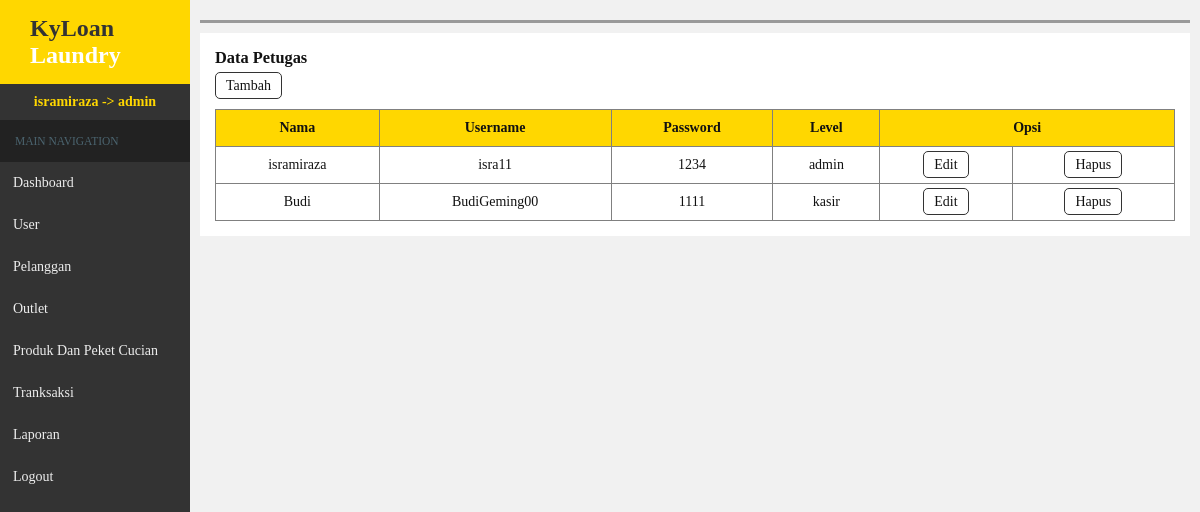
The app's page /admin/index.php?hal=user (signed in) with its own data.
### tables this page shows
CREATE TABLE `user` (
  `id_user` int(5) NOT NULL,
  `nama` varchar(35) NOT NULL,
  `username` varchar(25) NOT NULL,
  `password` varchar(25) NOT NULL,
  `id_level` int(5) NOT NULL
);

CREATE TABLE `level` (
  `id_level` int(5) NOT NULL,
  `nama_level` varchar(25) NOT NULL
);

### admin/user.php (the view)
<section class="content">
<h3>Data Petugas</h3>
<a class="btn add" href="index.php?hal=user&aksi=input">Tambah</a>
	<table width="100%" border="1">
		<tr>
			<th>Nama</th>
			<th>Username</th>
			<th>Password</th>
			<th>Level</th>
			<th colspan="2">Opsi</th>
		</tr>
			<?php
			$q = $kdb->query("SELECT * FROM user JOIN level ON user.id_level = level.id_level");
			while($row = $q->fetch_assoc()){
			?>
		<tr align="center">
			<td><?php echo $row['nama'];?></td>
			<td><?php echo $row['username'];?></td>
			<td><?php echo $row['password'];?></td>
			<td><?php echo $row['nama_level'];?></td>
			<td><a class="btn edit" href="index.php?hal=user&aksi=edit&id=<?php echo $row['id_user'];?>">Edit</a></td>
			<td><a class="btn delete" onclick="return confirm('Yakin untuk menghapus ?')" href="index.php?hal=user&aksi=delete&id=<?php echo $row['id_user'];?>">Hapus</a></td>
		<?php }?>
		</tr>
	</table>
</section>

### admin/css/style.css (style rules this page uses)
* { margin:0;padding:0;box-sizing:border-box;list-style-type:none; text-decoration:none;color:#111; }
body { background-color:#f1f1f1; font-family:trebuchet MS; height:100%; }
.content { background-color: white;padding:15px;width:100%;overflow-x: auto; }
.content h3 { margin-bottom:10px; }
.btn { border:1px solid #333;border-radius:5px;padding:5px 10px;cursor:pointer; }
table { border-collapse:collapse;margin-top:15px; }
th, td { padding:10px 4px; }
th { background-color:gold; }

### records on screen
user: nama "isramiraza", username "isra11", password "1234", id_level.nama_level "admin"
user: nama "Budi", username "BudiGeming00", password "1111", id_level.nama_level "kasir"

### other values on screen
$_SESSION['nama1'] "isramiraza"
$_SESSION['level1'] "admin"
